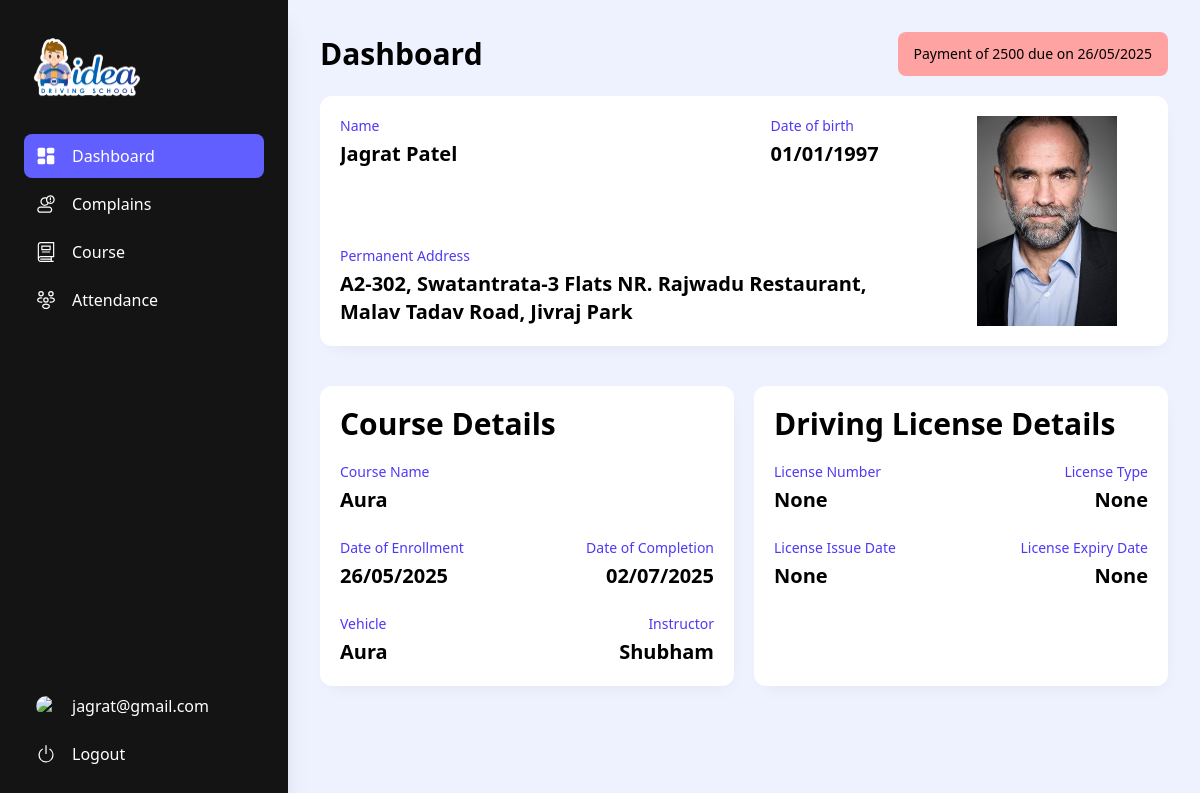
The app's page /student/ (signed in) with its own data.
### AdminPanel/models.py (models this page shows, shortened)
class Student(models.Model):
    user = models.OneToOneField(UserProfile, on_delete=models.CASCADE)
    applicationNo = models.CharField(max_length=10)
    dob = models.DateField()
    address = models.TextField()
    gender = models.CharField(max_length=10)
    cource = models.ForeignKey(Cource, on_delete=models.CASCADE)
    instructor = models.ForeignKey(Instructor, on_delete=models.CASCADE)
    slot = models.ForeignKey(Slot, on_delete=models.CASCADE,null=True,blank=True,related_name='slot')
    Branch = models.ForeignKey(Branch, on_delete=models.CASCADE,null=True)
    booking_Type = models.CharField(max_length=20,null=True,blank=True)
    courceEnrollDate = models.DateField(null=True,blank=True)
    courceEndDate = models.DateField(null=True,blank=True)
    courceStatus = models.BooleanField(default=False)
    amountPaid = models.IntegerField(null=True,blank=True,default=0)
    amountPending = models.IntegerField(null=True,blank=True,default=0)
    paymentDueDate = models.DateField(null=True,blank=True)
    attened_session = models.IntegerField(default=0,null=True,blank=True)
    addOnService = models.ManyToManyField(AddOnService)
    student_staus = models.BooleanField(default=True)
    is_active = models.BooleanField(default=True)

class Cource(models.Model):
    courceName = models.CharField(max_length=50)
    courceDescription = models.TextField(null=True,blank=True)
    courceDuration = models.IntegerField()
    courceFee = models.IntegerField()
    vehicle = models.ForeignKey(Vehicle, on_delete=models.CASCADE,null=True,blank=True)
    total_session = models.IntegerField(default=0,null=True,blank=True)
    Branch = models.ForeignKey(Branch, on_delete=models.CASCADE,null=True)
    is_active = models.BooleanField(default=True)

class Vehicle(models.Model):
    vehicleName = models.CharField(max_length=50,blank=True,null=True)
    vehicleType = models.CharField(max_length=50,blank=True,null=True)
    vehicleNo = models.CharField(max_length=20,unique=True)
    vehicleBranch = models.ForeignKey(Branch, on_delete=models.CASCADE,null=True,blank=True)
    insuranceValidity = models.DateField()
    pollutionValidity = models.DateField()
    fitnessValidity = models.DateField()
    qrCodeData = models.CharField(max_length=64,blank=True,null=True)
    qrCodeImage = models.ImageField(upload_to='vehicle_qrcodes/', null=True, blank=True)
    is_active = models.BooleanField(default=True)

### Student/views.py (the view)
# urls.py: path('', views.index, name='index/'),
@login_required(login_url='student_signin/')
def index(request):
    student = Student.objects.get(user__user=request.user)
    dlinfo = DLInfo.objects.filter(dlUser=student.user).first()
    studentData = {
                "id":student.id,
                "name":student.user.user.first_name,
                "DOB":student.dob.strftime('%d/%m/%Y') if student.courceEnrollDate else '',
                "address":student.address,
                "Profilepic":student.user.profilePic.url if student.user.profilePic else '',
                "course":student.cource.courceName,
                "enrollmentDate":student.courceEnrollDate.strftime('%d/%m/%Y') if student.courceEnrollDate else '',
                "completionDate":student.courceEndDate.strftime('%d/%m/%Y') if student.courceEnrollDate else '',
                "vehicle":student.cource.vehicle.vehicleName if student.cource.vehicle.vehicleName else '',
                "instructor":student.instructor.user.user.first_name,
                "dueamount":student.amountPending if student.amountPending > 0 else None,
                "dueDate":student.paymentDueDate.strftime('%d/%m/%Y') if student.paymentDueDate else '',
                "phone":student.user.phoneNo,
                "DlNo":dlinfo.dlNo if dlinfo and dlinfo.dlNo else None,
                "DlIssueDate":dlinfo.dlIssueDate.strftime('%d/%m/%Y') if dlinfo and dlinfo.dlIssueDate else None,
                "DlExpiry":dlinfo.dlExpiry.strftime('%d/%m/%Y') if dlinfo and dlinfo.dlExpiry else None,
                "DlType":dlinfo.dlType if dlinfo and dlinfo.dlType else None
            }
    return render(request, 'student/index.html',context=studentData)

### templates/student/index.html (shortened to what this page needs)
<!DOCTYPE html>
<html lang="en">
<head>
	<script src="https://unpkg.com/@tailwindcss/browser@4"></script>
	<link href="https://unpkg.com/gridjs/dist/theme/mermaid.min.css" rel="stylesheet" />
</head>
<body>
	<section class="flex min-h-screen h-full bg-indigo-50">
		<div
			class="fixed top-0 left-0 flex flex-col bg-clip-border bg-[#141414] text-white min-h-screen h-screen min-w-[18rem] w-full max-w-[18rem] p-4 shadow-xl shadow-blue-gray-900/5 z-10">
			<div class="mb-2 p-4">
				<img src="/static/images/IDEA-LOGO.png" class="w-[110px] h-[70px] object-contain" alt="logo">
			</div>
			<nav class="flex flex-col justify-between p-2 font-sans text-base font-normal text-white h-full">
				<div class="flex flex-col gap-1">
					<a href="/student/">
						<div role="button" tabindex="0"
							class="flex items-center w-full p-3 rounded-lg text-start leading-tight transition-all hover:bg-indigo-500 hover:bg-opacity-80 hover:text-white outline-none cursor-pointer">
							<div class="grid place-items-center mr-4">
								<svg fill="currentColor" class="w-5 h-5" viewBox="0 0 24 24">
									<rect x="2" y="2" width="9" height="11" rx="2"></rect>
									<rect x="13" y="2" width="9" height="7" rx="2"></rect>
									<rect x="2" y="15" width="9" height="7" rx="2"></rect>
									<rect x="13" y="11" width="9" height="11" rx="2"></rect>
								</svg>
							</div>
							Dashboard
						</div>
					</a>
					<a href="/student/manage-complain/">
						<div role="button" tabindex="0"
							class="flex items-center w-full p-3 rounded-lg text-start leading-tight transition-all hover:bg-indigo-500 hover:bg-opacity-80 hover:text-white outline-none cursor-pointer">
							<div class="grid place-items-center mr-4">
							</div>
							Complains
						</div>
					</a>
					<a href="/student/manage-course/">
						<div role="button" tabindex="0"
							class="flex items-center w-full p-3 rounded-lg text-start leading-tight transition-all hover:bg-indigo-500 hover:bg-opacity-80 hover:text-white outline-none cursor-pointer">
							<div class="grid place-items-center mr-4">
							</div>
							Course
						</div>
					</a>
					<a href="/student/manage-attendance/">
						<div role="button" tabindex="0" class="flex items-center w-full p-3 rounded-lg text-start leading-tight transition-all hover:bg-indigo-500 hover:bg-opacity-80 hover:text-white outline-none cursor-pointer">
							<div class="grid place-items-center mr-4">
							</div>
							Attendance
						</div>
					</a>
				</div>
				<div class="flex flex-col gap-1">
					{% if user.is_authenticated %}
					<div role="button" tabindex="0"
						class="flex items-center w-full p-3 rounded-lg text-start leading-tight transition-all hover:bg-indigo-500 hover:bg-opacity-80 hover:text-white outline-none cursor-pointer">
						<div class="grid place-items-center mr-4">
							{% if profilepic != '' %}
							<img src="{{ profilepic }}" class="w-5 h-5 rounded-full" alt="Profile Picture">
							{%endif%}
						</div>
						{{ user.username }}
					</div>
					<a href="/signout/">
						<div role="button" tabindex="0"
							class="flex items-center w-full p-3 rounded-lg text-start leading-tight transition-all hover:bg-indigo-500 hover:bg-opacity-80 hover:text-white outline-none cursor-pointer">
							<div class="grid place-items-center mr-4">
								<svg fill="currentColor" class="w-5 h-5" viewBox="0 0 16 16">
									<path d="M7.5 1v7h1V1z" />
									<path
										d="M3 8.812a5 5 0 0 1 2.578-4.375l-.485-.874A6 6 0 1 0 11 3.616l-.501.865A5 5 0 1 1 3 8.812" />
								</svg>
							</div>
							Logout
						</div>
					</a>
					{% endif %}
				</div>
			</nav>
		</div>
		<div class="p-8 w-[calc(100vw-18rem)] ml-[18rem]">
			<div class="w-full flex items-center justify-between">
				<h1 class="text-3xl font-bold">Dashboard</h1>
				{% if dueamount %}
				<div class="flex items-center gap-3 bg-red-300 rounded-lg p-3 px-4">
					<p class="text-sm font-medium">Payment of {{ dueamount }} due on {{dueDate}}</p>
				</div>
				{% endif%}
			</div>
			<div
				class="h-[250px] my-5 flex items-start justify-between gap-5 bg-white p-5 rounded-xl shadow-[3px_8px_20px_-10px_#00000015]">
				<div class="w-2/3 h-full flex flex-col gap-8 justify-between rounded-lg overflow-hidden">
					<div class="w-full flex items-center justify-between">
						<div class="flex flex-col gap-1">
							<span class="text-sm text-indigo-600">Name</span>
							<p class="text-xl font-semibold">{{name}}</p>
						</div>
						<div class="flex flex-col gap-1">
							<span class="text-sm text-indigo-600">Date of birth</span>
							<p class="text-xl font-semibold">{{DOB}}</p>
						</div>
					</div>
					<div class="w-full">
						<div class="flex flex-col gap-1">
							<span class="text-sm text-indigo-600">Permanent Address</span>
							<p class="text-xl font-semibold">{{address}}</p>
						</div>
					</div>
				</div>
				<div class="w-1/4 h-full rounded-lg overflow-hidden">
					<img src="{{Profilepic}}" alt="profile pic" class="w-full h-full object-contain">
				</div>
			</div>
			<div class="grid grid-cols-2 gap-5">
				<div
					class="w-full my-5 flex flex-col items-start justify-between gap-5 bg-white p-5 rounded-xl shadow-[3px_8px_20px_-10px_#00000015]">
					<div>
						<p class="text-3xl font-semibold">Course Details</p>
					</div>
					<div class="w-full flex flex-col gap-6">
						<div class="flex flex-col gap-1">
							<span class="text-sm text-indigo-600">Course Name</span>
							<p class="text-xl font-semibold">{{course}}</p>
						</div>
						<div class="w-full flex items-center justify-between">
							<div class="flex flex-col gap-1">
								<span class="text-sm text-indigo-600">Date of Enrollment</span>
								<p class="text-xl font-semibold">{{enrollmentDate}}</p>
							</div>
							<div class="flex flex-col gap-1 text-right">
								<span class="text-sm text-indigo-600">Date of Completion</span>
								<p class="text-xl font-semibold">{{completionDate}}</p>
							</div>
						</div>
						<div class="w-full flex items-center justify-between">
							<div class="flex flex-col gap-1">
								<span class="text-sm text-indigo-600">Vehicle</span>
								<p class="text-xl font-semibold">{{vehicle}}</p>
							</div>
							<div class="flex flex-col gap-1 text-right">
								<span class="text-sm text-indigo-600">Instructor</span>
								<p class="text-xl font-semibold">{{instructor}}</p>
							</div>
						</div>
					</div>
				</div>
				<div
					class="w-full my-5 flex flex-col items-start gap-5 bg-white p-5 rounded-xl shadow-[3px_8px_20px_-10px_#00000015]">
					<div>
						<p class="text-3xl font-semibold">Driving License Details</p>
					</div>
					<div class="w-full flex flex-col gap-6">
						<div class="w-full flex items-center justify-between">
							<div class="flex flex-col gap-1">
								<span class="text-sm text-indigo-600">License Number</span>
								<p class="text-xl font-semibold">{{DlNo}}</p>
							</div>
							<div class="flex flex-col gap-1 text-right">
								<span class="text-sm text-indigo-600">License Type</span>
								<p class="text-xl font-semibold">{{DlType}}</p>
							</div>
						</div>
						<div class="w-full flex items-center justify-between">
							<div class="flex flex-col gap-1">
								<span class="text-sm text-indigo-600">License Issue Date</span>
								<p class="text-xl font-semibold">{{DlIssueDate}}</p>
							</div>
							<div class="flex flex-col gap-1 text-right">
								<span class="text-sm text-indigo-600">License Expiry Date</span>
								<p class="text-xl font-semibold">{{DlExpiry}}</p>
							</div>
						</div>
					</div>
				</div>
			</div>
		</div>
	</section>
</body>
</html>

### records on screen
Student: address "A2-302, Swatantrata-3 Flats NR. Rajwadu Restaurant, Malav Tadav Road, Jivraj Park"
Cource: courceName "Aura"
Vehicle: vehicleName "Aura"

### other values on screen
{{ user.username }} "jagrat@gmail.com"
{{ dueamount }} "2500"
{{ dueDate }} "26/05/2025"
{{ name }} "Jagrat Patel"
{{ DOB }} "01/01/1997"
{{ enrollmentDate }} "26/05/2025"
{{ completionDate }} "02/07/2025"
{{ instructor }} "Shubham"
{{ DlNo }} "None"
{{ DlType }} "None"
{{ DlIssueDate }} "None"
{{ DlExpiry }} "None"
